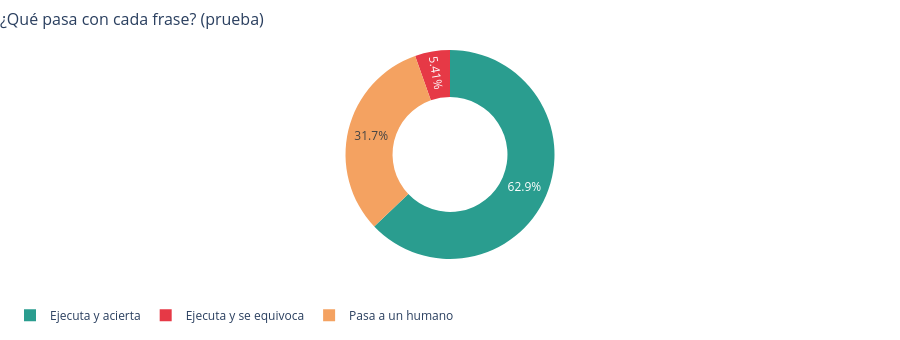

Notebook source saved alongside this figure:
### Markdown cell above
> 🎬 **Escena 10 · Ejecutar o pasar a un humano** — **Momento 2 · La respuesta**

### Code cell
r = asistente.respuesta_negocio()
print(f"Umbral: {r['umbral']:.2f}")
print(f"Resueltas solas: {r['% automáticas']:.1%} · pasan a un humano: {r['% a humano']:.1%} · errores al ejecutar: {r['% errores']:.1%}")
print(f"Costo con el asistente: COP {r['costo']:,.0f} · todo con humanos: COP {r['costo todo humano']:,.0f} · "
      f"ahorro: {r['ahorro %']:.0%} · sin umbral: COP {r['costo sin umbral']:,.0f}")
front.figura_reparto(r)

### Figure 1 — Plotly figure (JSON) as saved in the notebook; plotly's stock layout.template omitted (floating-point values rounded to 4 significant figures)
{"data": [{"hole": 0.55, "labels": ["Ejecuta y acierta", "Ejecuta y se equivoca", "Pasa a un humano"], "marker": {"colors": ["#2a9d8f", "#e63946", "#f4a261"]}, "sort": false, "type": "pie", "values": [1871, 161, 942]}], "layout": {"height": 340, "legend": {"orientation": "h", "y": -0.2}, "margin": {"b": 10, "l": 10, "r": 10, "t": 50}, "title": {"font": {"size": 16}, "text": "¿Qué pasa con cada frase? (prueba)", "x": 0}}}
